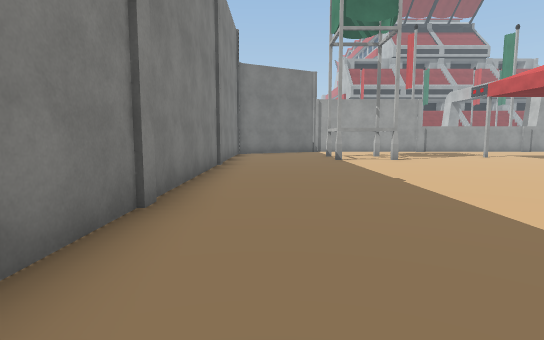
View 1 (above)

17 first-person views from a walk through a scene from a Unity 3-D project. The camera is 1.5 m above the floor, tilts 6° down and sees 80° across. The floor is counted in squares, 2 m on a side. Each view is taken from the middle of a square. On the plan, view 1 faces up. The plan holds only what a view shows up to about 11 squares ahead; the rest is blank. The place goes on beyond the plan. The player is left out. Some surface patterns are stand-ins.

View 2
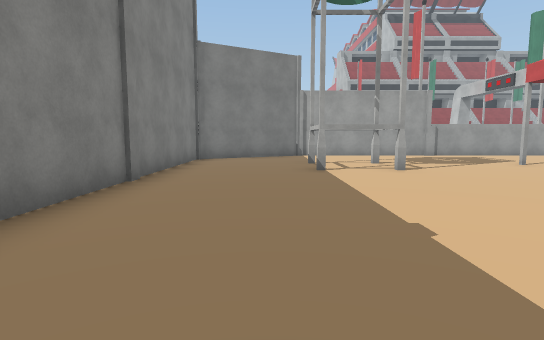

View 3
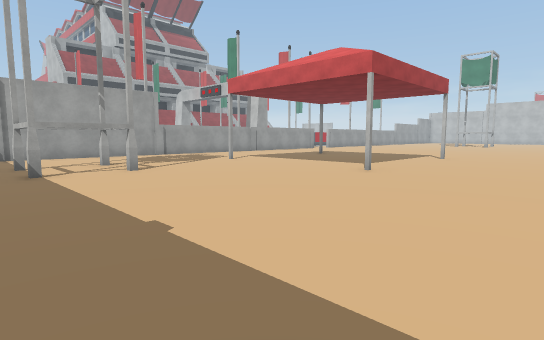

View 4
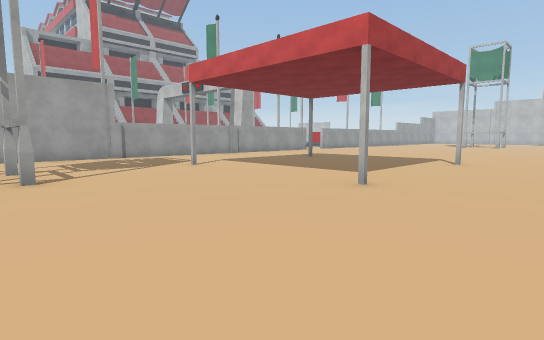

View 5
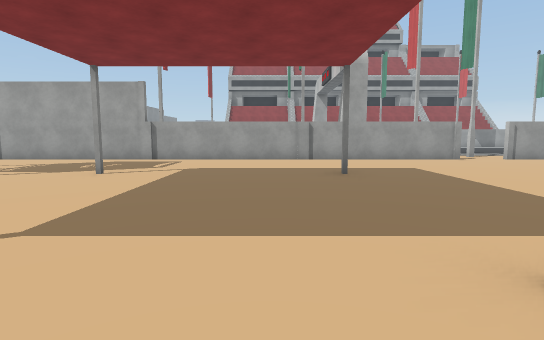

View 6
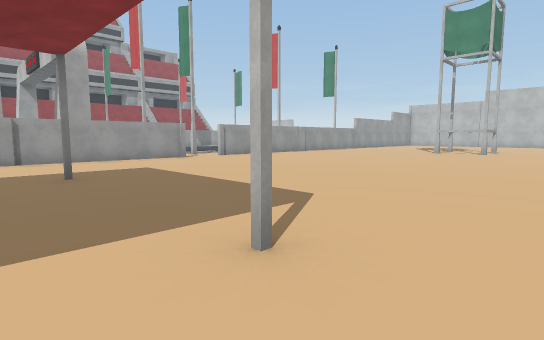

View 7
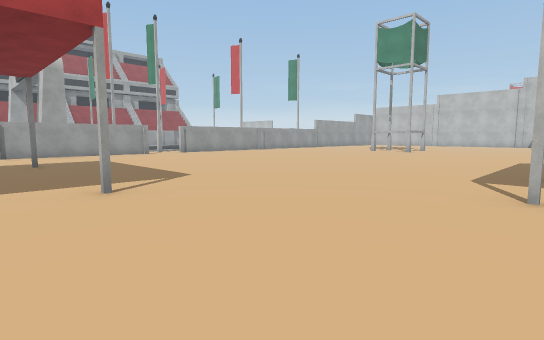

View 8
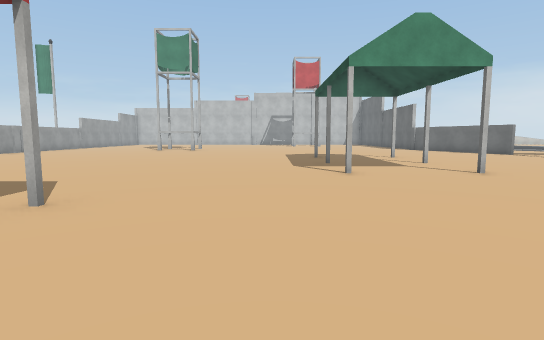

View 9
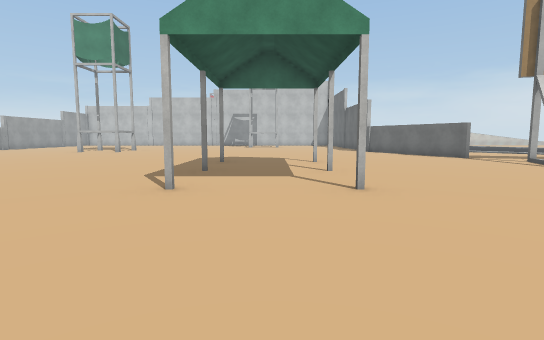

View 10
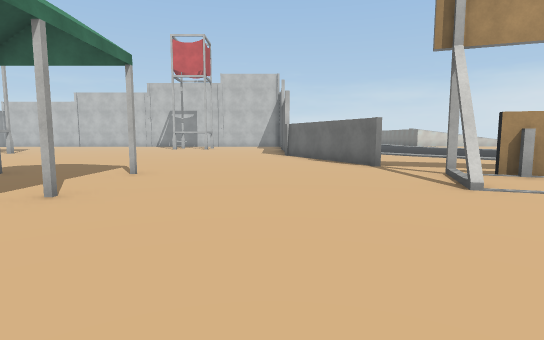

View 11
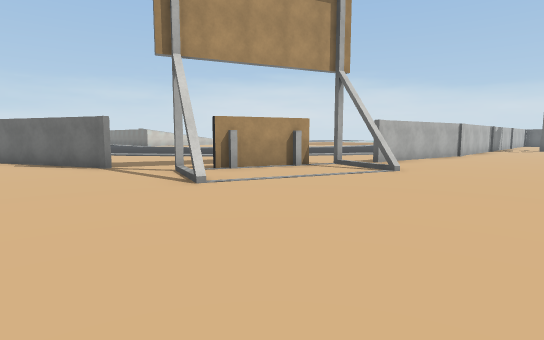

View 12
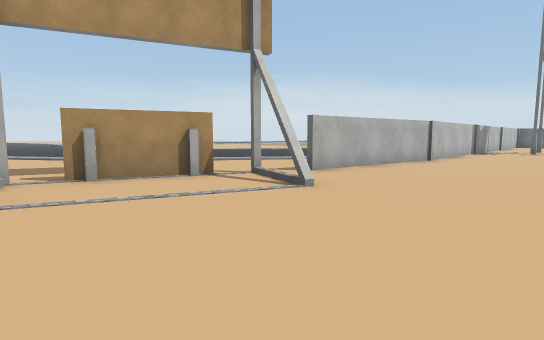

View 13
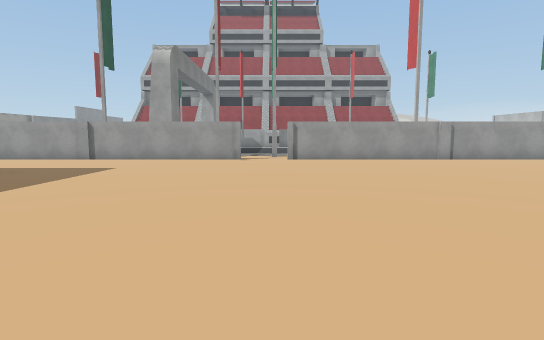

View 14
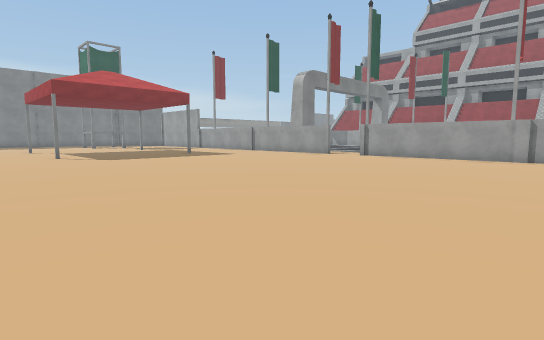

View 15
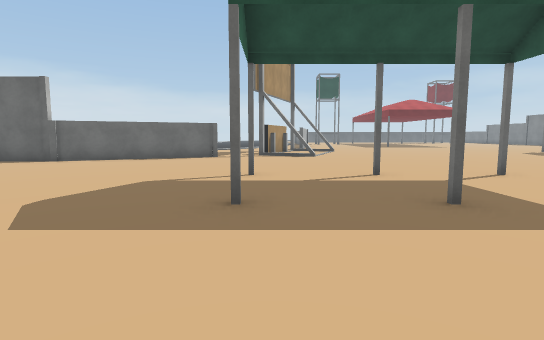

View 16
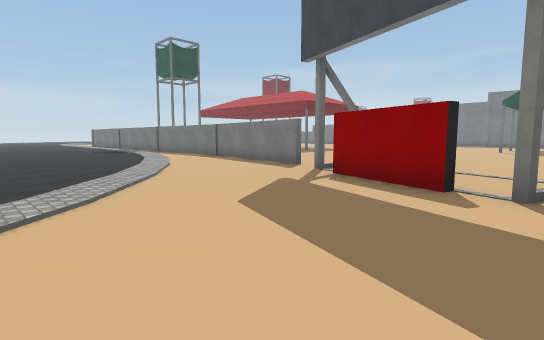

View 17
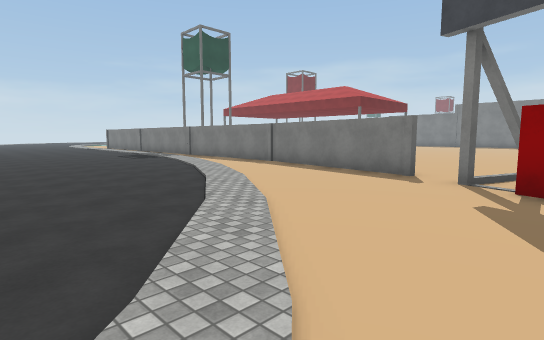

### Floor plan
Key: @ floor where view 1 was taken; # wall or solid block; . floor; B billboard; O other object.
Columns run from 1 left of view 1 to 25 right of it. Each row starts with its distance up from view 1.
 16                   ..
 15   OO##############..#######
 14 OO.........................
 13 #..........................
 12 #..#.#....................
 11 #........#...#............
 10 #..#.#.....................
  9 #..........................
  8 #..........................
  7 #........#...#.............
  6 #..........................
  5 #..........................
  4 #..........................
  3 #........  ................
  2 #...        .....#.#.#.....
  1  ..         ...............
  0  @           ....#.#.#.....
 -1               .............
 -2               .............
 -3               .............
 -4              ............ #
 -5              ..........###
 -6                .....B......
 -7               .............
 -8              ........B.....
 -9              ........B.....
-10                ...BBB......
-11               .............
-12               .....#.......
-13                ....#.......

Where each view was taken, in squares from view 1:
view 1: 0 up, 0 right, facing up
view 2: 3 up, 1 right, facing up
view 3: 3 up, 1 right, facing up-right
view 4: 4 up, 3 right, facing up-right
view 5: 5 up, 11 right, facing up
view 6: 5 up, 11 right, facing up-right
view 7: 2 up, 11 right, facing up-right
view 8: 4 up, 9 right, facing right
view 9: 1 up, 11 right, facing right
view 10: 3 down, 14 right, facing right
view 11: 3 down, 14 right, facing down-right
view 12: 6 down, 14 right, facing down-right
view 13: 5 up, 18 right, facing up
view 14: 4 up, 25 right, facing up-left
view 15: 6 up, 20 right, facing down
view 16: 6 down, 25 right, facing down-left
view 17: 9 down, 25 right, facing down-left
